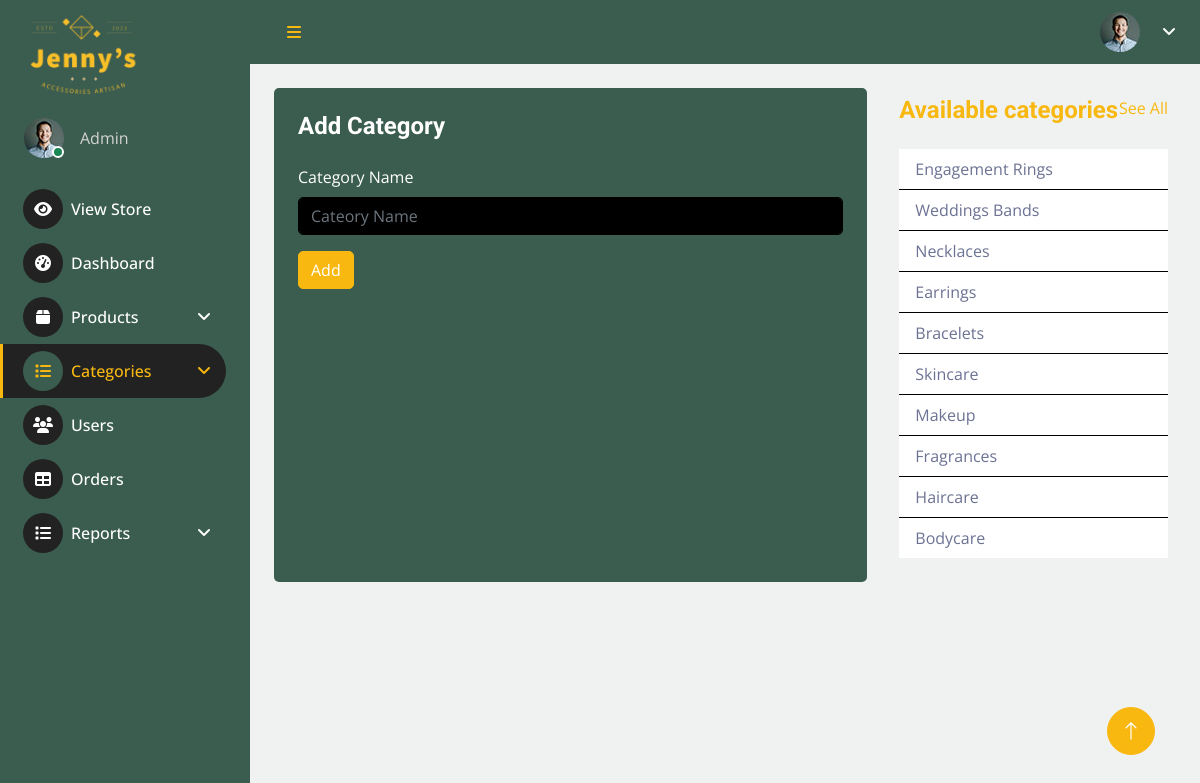
The page /dashboard/main.php?url=add-category on the database its author committed.
### tables this page shows
CREATE TABLE `categories` (
  `c_id` int(11) NOT NULL AUTO_INCREMENT,
  `c_name` varchar(255) DEFAULT NULL,
  PRIMARY KEY (`c_id`)
);

### dashboard/components/add-cat.php (the view, shortened to what this page needs)
<div class="container-fluid pt-4 px-4">
    <div class="row g-4">
        <div class="col-sm-12 col-xl-8">
            <div class="bg-secondary rounded h-100 p-4">
                <h4 class="mb-4">Add Category</h4>
                <form class="customforms" id="add-cat">
                    <div class="form mb-3">
                        <label for="c_name" class="mb-2 text-white">Category Name</label>
                        <input type="text" class="form-control" name="c_name" id="c_name" placeholder="Cateory Name">
                    </div>
                    <div class="form mb-3">
                        <div>
                            <button type="submit" name="add-cat" class="btn btn-primary">Add</button>
                        </div>
                    </div>
                </form>
            </div>
        </div>
        <div class="col-sm-12 col-xl-4">
            <div class="rounded h-100 p-2">
                <div class="d-flex justify-content-between">
                    <h4 class="text-primary">Available categories</h4>
                    <a href="#">See All</a>
                </div>
                <ul class="list-group my-3 list-group-flush">
                <?php
                    $sqlQuery = "SELECT * FROM `categories`";
                    $result = mysqli_query($connection, $sqlQuery);
                    if(mysqli_num_rows($result) > 0){
                        while($row = mysqli_fetch_assoc($result)){
                            $cName = $row['c_name'];
                            echo "
                                <li class='list-group-item'>$cName</li>
                            ";
                        }
                    }else{
                        echo "
                            <div class='my-auto'>
                                <h6>No categories to show</h6>
                            </div>
                        ";
                    }
                ?>
                </ul>
            </div>
        </div>
    </div>
</div>

### dashboard/css/style.css (style rules this page uses)
:root { --primary: #f8b810; --secondary: #3B5D50; --light: #fff; --dark: #222222; }
a { text-decoration: none !important; }
.btn { transition: .5s; }

### rows shown on the page
categories: c_name "Engagement Rings"
categories: c_name "Weddings Bands"
categories: c_name "Necklaces"
categories: c_name "Earrings"
categories: c_name "Bracelets"
categories: c_name "Skincare"
categories: c_name "Makeup"
categories: c_name "Fragrances"
categories: c_name "Haircare"
categories: c_name "Bodycare"
